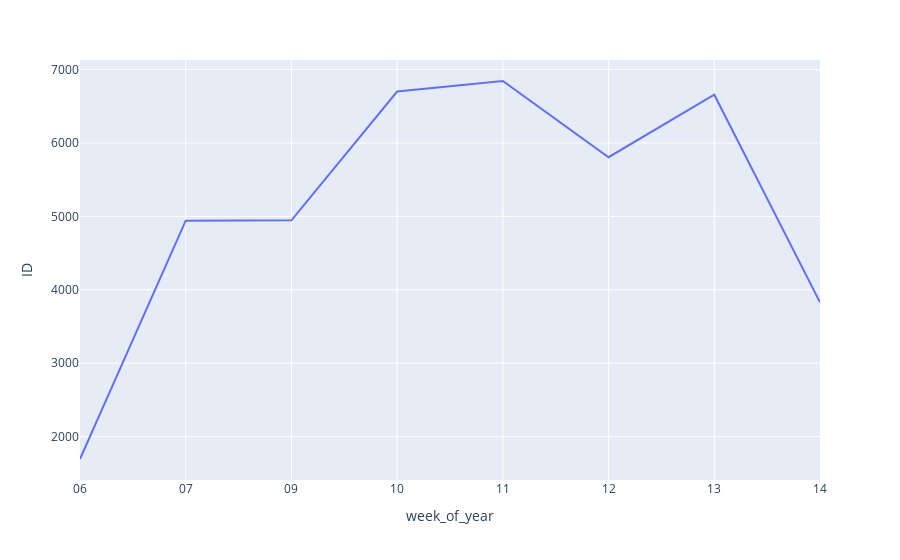

The code cell stored with this chart in its notebook:
### Code cell
# Creating a graphic of lines

px.line(df_aux, x='week_of_year', y='ID')

### Figure 1 — Plotly figure (JSON) as saved in the notebook; plotly's stock layout.template omitted (floating-point values rounded to 4 significant figures)
{"data": [{"hovertemplate": "week_of_year=%{x}<br>ID=%{y}<extra></extra>", "legendgroup": "", "line": {"color": "#636efa", "dash": "solid"}, "marker": {"symbol": "circle"}, "mode": "lines", "name": "", "orientation": "v", "showlegend": false, "type": "scatter", "x": ["06", "07", "09", "10", "11", "12", "13", "14"], "xaxis": "x", "y": [1695, 4941, 4947, 6700, 6844, 5806, 6657, 3829], "yaxis": "y"}], "layout": {"legend": {"tracegroupgap": 0}, "margin": {"t": 60}, "xaxis": {"anchor": "y", "domain": [0, 1], "title": {"text": "week_of_year"}}, "yaxis": {"anchor": "x", "domain": [0, 1], "title": {"text": "ID"}}}}
